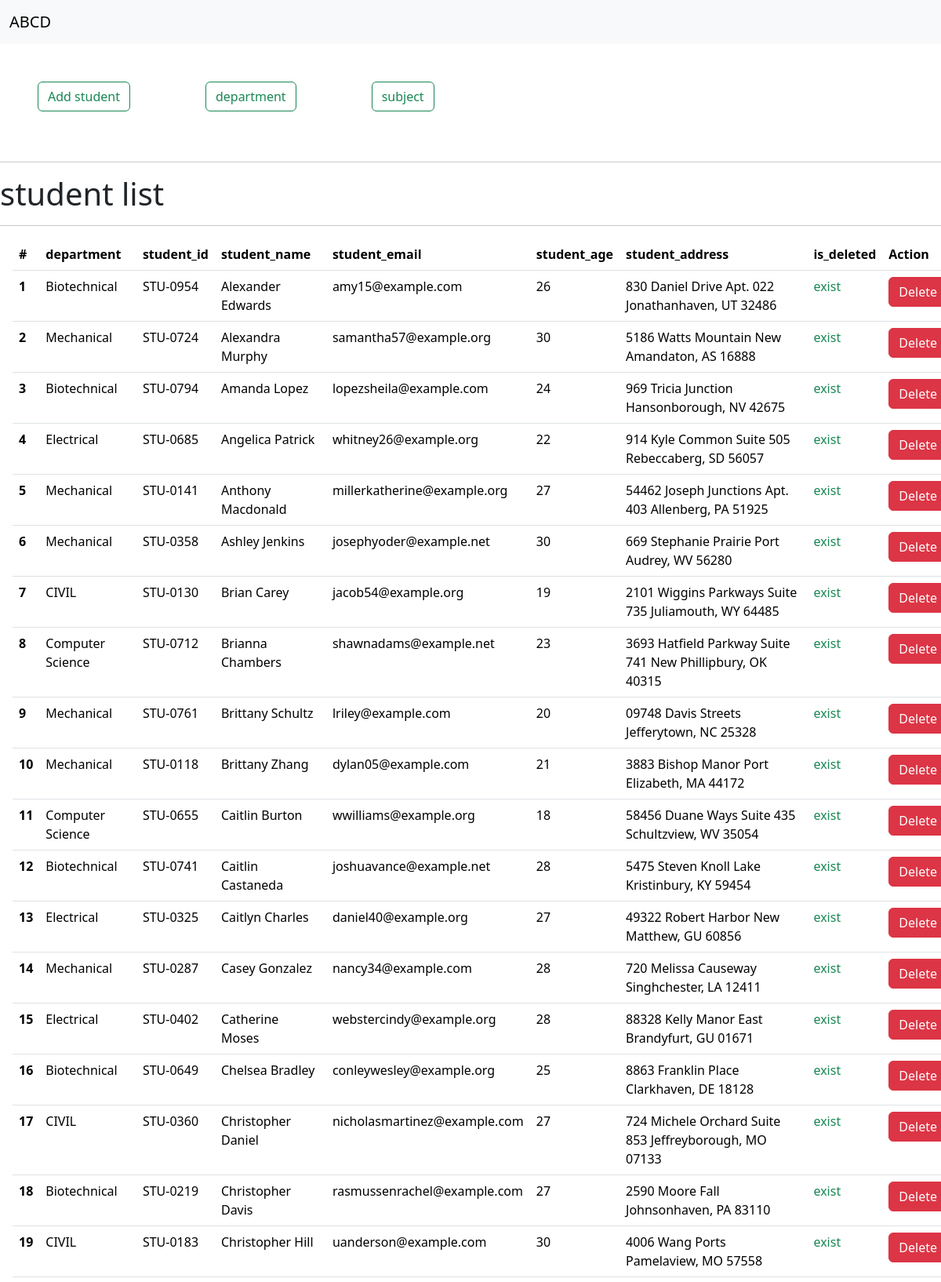
The page / (upper part) on the database its author committed.
### main/models.py (models this page shows, shortened)
class Student(models.Model):
    department = models.ForeignKey(Department, related_name="depart", on_delete=models.CASCADE)
    student_id = models.CharField(unique=True)
    student_name = models.CharField(max_length=100)
    student_email = models.EmailField(unique=True)
    student_age = models.IntegerField(default=18)
    student_address = models.TextField()
    is_deleted = models.BooleanField(default=False)
    objects = modelsManager()
    admin_objects = models.Manager()
    class Meta:
        ordering = ['student_name']
        verbose_name = "Student"

class Department(models.Model):
    department = models.CharField(max_length=100, unique=True)
    def __str__(self):
        return self.department

### main/views.py (the view)
# urls.py: path('', show_student_list, name="show_student_list"),
def show_student_list(request):
    query = Student.objects.all()
    return render(request, 'student_list.html', context={'query':query,'page_title': "Student list"})

### main/models.py (called while the page is built)
    def get_queryset(self):
        return super().get_queryset().filter(is_deleted = False)

### main/templates/student_list.html
{% extends "base.html" %}
{% block start %}
    <div class="d-flex">
        <a  class="btn btn-outline-success m-5" href="add_student">Add student</a>
        <a  class="btn btn-outline-success  m-5" href="department/">department</a>
        <a  class="btn btn-outline-success  m-5" href="subject/">subject</a>
    </div>
    <hr>
    <h1>student list</h1>
    <hr>
    <table class="table m-3">
    <thead>
        <tr>
        <th scope="col">#</th>
        <th scope="col">department</th>
        <th scope="col">student_id</th>
        <th scope="col">student_name</th>
        <th scope="col">student_email</th>
        <th scope="col">student_age</th>
        <th scope="col">student_address</th>
        <th scope="col">is_deleted</th>
        <th scope="col">Action</th>
        </tr>
    </thead>
    <tbody>
        {% for q in query %}
        <tr>
        <th scope="row">{{ forloop.counter}}</th>
        <td>{{ q.department }}</td>
        <td>{{ q.student_id }}</td>
        <td>{{ q.student_name }}</td>
        <td>{{ q.student_email }}</td>
        <td>{{ q.student_age }}</td>
        <td>{{ q.student_address }}</td>
        {% if q.is_deleted %}
        <td class="text-danger">deleted</td>
        {% else %}
        <td class="text-success">exist</td>
        {% endif %}
        <td><a class="btn btn-danger" href="delete_stu/{{ q.student_id }}"> Delete </a></td>
        </tr>
        {% endfor%}
{% endblock %}

### main/templates/base.html (shortened to what this page needs)
<!DOCTYPE html>
<html lang="en">
<head>
    <link href="https://cdn.jsdelivr.net/npm/bootstrap@5.3.8/dist/css/bootstrap.min.css" rel="stylesheet">
</head>
<body>
    <nav class="navbar navbar-expand-lg navbar-light bg-light">
    <div class="container-fluid">
        <a class="navbar-brand" href="/">ABCD</a>
    </div>
    </nav>
    {% block start %}
    {% endblock %}
</body>
</html>

### rows shown on the page
Student: department "Biotechnical", student_id "STU-0954", student_name "Alexander Edwards", student_email "amy15@example.com", student_age "26", student_address "830 Daniel Drive Apt. 022 Jonathanhaven, UT 32486", is_deleted "exist"
Student: department "Mechanical", student_id "STU-0724", student_name "Alexandra Murphy", student_email "samantha57@example.org", student_age "30", student_address "5186 Watts Mountain New Amandaton, AS 16888", is_deleted "exist"
Student: department "Biotechnical", student_id "STU-0794", student_name "Amanda Lopez", student_email "lopezsheila@example.com", student_age "24", student_address "969 Tricia Junction Hansonborough, NV 42675", is_deleted "exist"
Student: department "Electrical", student_id "STU-0685", student_name "Angelica Patrick", student_email "whitney26@example.org", student_age "22", student_address "914 Kyle Common Suite 505 Rebeccaberg, SD 56057", is_deleted "exist"
Student: department "Mechanical", student_id "STU-0141", student_name "Anthony Macdonald", student_email "millerkatherine@example.org", student_age "27", student_address "54462 Joseph Junctions Apt. 403 Allenberg, PA 51925", is_deleted "exist"
Student: department "Mechanical", student_id "STU-0358", student_name "Ashley Jenkins", student_email "josephyoder@example.net", student_age "30", student_address "669 Stephanie Prairie Port Audrey, WV 56280", is_deleted "exist"
Student: department "CIVIL", student_id "STU-0130", student_name "Brian Carey", student_email "jacob54@example.org", student_age "19", student_address "2101 Wiggins Parkways Suite 735 Juliamouth, WY 64485", is_deleted "exist"
Student: department "Computer Science", student_id "STU-0712", student_name "Brianna Chambers", student_email "shawnadams@example.net", student_age "23", student_address "3693 Hatfield Parkway Suite 741 New Phillipbury, OK 40315", is_deleted "exist"
Student: department "Mechanical", student_id "STU-0761", student_name "Brittany Schultz", student_email "lriley@example.com", student_age "20", student_address "09748 Davis Streets Jefferytown, NC 25328", is_deleted "exist"
Student: department "Mechanical", student_id "STU-0118", student_name "Brittany Zhang", student_email "dylan05@example.com", student_age "21", student_address "3883 Bishop Manor Port Elizabeth, MA 44172", is_deleted "exist"
Student: department "Computer Science", student_id "STU-0655", student_name "Caitlin Burton", student_email "wwilliams@example.org", student_age "18", student_address "58456 Duane Ways Suite 435 Schultzview, WV 35054", is_deleted "exist"
Student: department "Biotechnical", student_id "STU-0741", student_name "Caitlin Castaneda", student_email "joshuavance@example.net", student_age "28", student_address "5475 Steven Knoll Lake Kristinbury, KY 59454", is_deleted "exist"
Student: department "Electrical", student_id "STU-0325", student_name "Caitlyn Charles", student_email "daniel40@example.org", student_age "27", student_address "49322 Robert Harbor New Matthew, GU 60856", is_deleted "exist"
Student: department "Mechanical", student_id "STU-0287", student_name "Casey Gonzalez", student_email "nancy34@example.com", student_age "28", student_address "720 Melissa Causeway Singhchester, LA 12411", is_deleted "exist"
Student: department "Electrical", student_id "STU-0402", student_name "Catherine Moses", student_email "webstercindy@example.org", student_age "28", student_address "88328 Kelly Manor East Brandyfurt, GU 01671", is_deleted "exist"
Student: department "Biotechnical", student_id "STU-0649", student_name "Chelsea Bradley", student_email "conleywesley@example.org", student_age "25", student_address "8863 Franklin Place Clarkhaven, DE 18128", is_deleted "exist"
Student: department "CIVIL", student_id "STU-0360", student_name "Christopher Daniel", student_email "nicholasmartinez@example.com", student_age "27", student_address "724 Michele Orchard Suite 853 Jeffreyborough, MO 07133", is_deleted "exist"
Student: department "Biotechnical", student_id "STU-0219", student_name "Christopher Davis", student_email "rasmussenrachel@example.com", student_age "27", student_address "2590 Moore Fall Johnsonhaven, PA 83110", is_deleted "exist"
Student: department "CIVIL", student_id "STU-0183", student_name "Christopher Hill", student_email "uanderson@example.com", student_age "30", student_address "4006 Wang Ports Pamelaview, MO 57558", is_deleted "exist"
